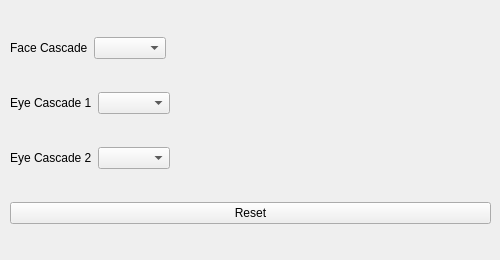
       <widget class="QWidget" name="Detect">
        <attribute name="title">
         <string>Detect</string>
        </attribute>
        <widget class="QWidget" name="verticalLayoutWidget">
         <property name="geometry">
          <rect>
           <x>10</x>
           <y>10</y>
           <width>481</width>
           <height>241</height>
          </rect>
         </property>
         <layout class="QVBoxLayout" name="verticalLayout">
          <item>
           <layout class="QHBoxLayout" name="horizontalLayout">
            <item>
             <widget class="QLabel" name="label">
              <property name="text">
               <string>Face Cascade</string>
              </property>
             </widget>
            </item>
            <item>
             <widget class="QComboBox" name="faceCascadeCombo"/>
            </item>
            <item>
             <spacer name="horizontalSpacer">
              <property name="orientation">
               <enum>Qt::Horizontal</enum>
              </property>
              <property name="sizeHint" stdset="0">
               <size>
                <width>40</width>
                <height>20</height>
               </size>
              </property>
             </spacer>
            </item>
           </layout>
          </item>
          <item>
           <layout class="QHBoxLayout" name="horizontalLayout_3">
            <item>
             <widget class="QLabel" name="label_2">
              <property name="text">
               <string>Eye Cascade 1</string>
              </property>
             </widget>
            </item>
            <item>
             <widget class="QComboBox" name="eyeCascade1Combo"/>
            </item>
            <item>
             <spacer name="horizontalSpacer_2">
              <property name="orientation">
               <enum>Qt::Horizontal</enum>
              </property>
              <property name="sizeHint" stdset="0">
               <size>
                <width>40</width>
                <height>20</height>
               </size>
              </property>
             </spacer>
            </item>
           </layout>
          </item>
          <item>
           <layout class="QHBoxLayout" name="horizontalLayout_4">
            <item>
             <widget class="QLabel" name="label_3">
              <property name="text">
               <string>Eye Cascade 2</string>
              </property>
             </widget>
            </item>
            <item>
             <widget class="QComboBox" name="eyeCascade2Combo"/>
            </item>
            <item>
             <spacer name="horizontalSpacer_3">
              <property name="orientation">
               <enum>Qt::Horizontal</enum>
              </property>
              <property name="sizeHint" stdset="0">
               <size>
                <width>40</width>
                <height>20</height>
               </size>
              </property>
             </spacer>
            </item>
           </layout>
          </item>
          <item>
           <layout class="QHBoxLayout" name="horizontalLayout_5">
            <item>
             <widget class="QPushButton" name="resetDetectToDefaultsButton">
              <property name="text">
               <string>Reset</string>
              </property>
             </widget>
            </item>
           </layout>
          </item>
         </layout>
        </widget>
       </widget>
